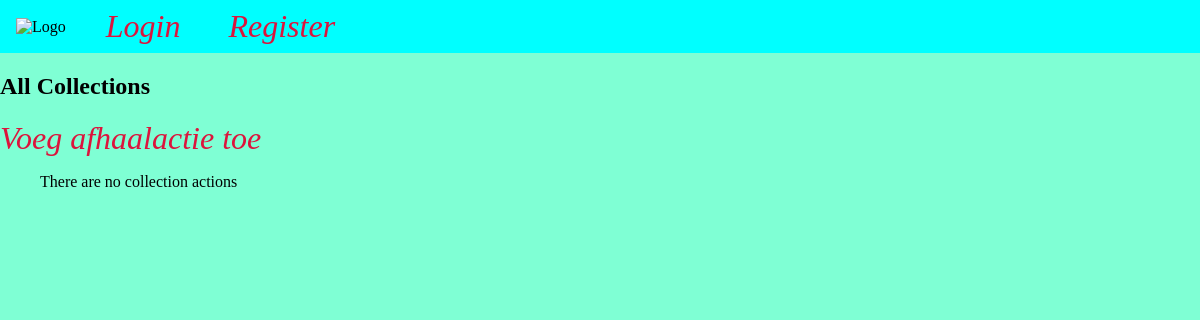
Page /collections on the earlier database version.
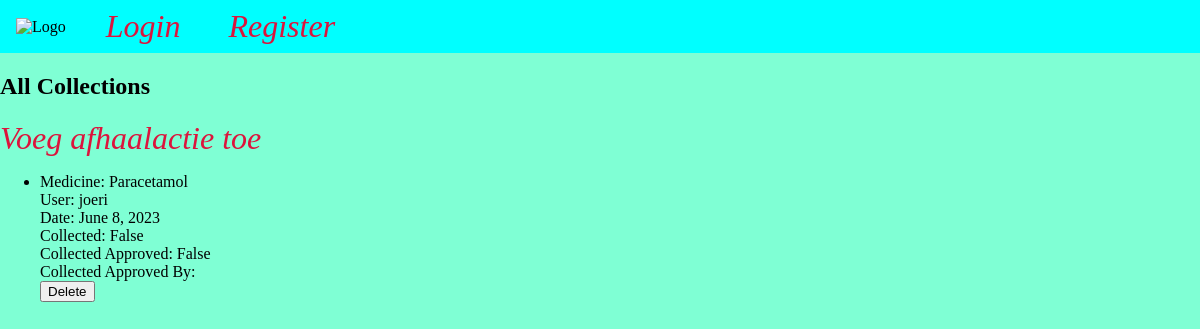
Same page on the later database version.
### base/models.py (models this page shows, shortened)
class Collection(models.Model):
    medicine = models.ForeignKey(
        Medicine, on_delete=models.CASCADE, null=False)
    user = models.ForeignKey(User, on_delete=models.CASCADE)
    date = models.DateField(blank=False,)
    collected = models.BooleanField(default=False)
    collected_approved = models.BooleanField(default=False)
    collected_approved_by = models.ForeignKey(User, on_delete=models.CASCADE,
                                    related_name='approved_by', null=True, blank=True)

class Medicine(models.Model):
    name = models.CharField(max_length=50)
    manufacture = models.CharField(max_length=50)
    cures = models.CharField(max_length=50)
    side_effects = models.CharField(max_length=50)

### base/views.py (the view)
# urls.py: path('collections', views.collections, name='collections'),
def collections(request):
    collections_list = Collection.objects.all()
    context = {
        'collections': collections_list
    }
    return render(request, 'base/collections.html', context)

### base/templates/base/collections.html (shortened to what this page needs)
{% extends 'base/base.html' %}
{% load static %}
{% block content %}
    <h2>All Collections</h2>
    <a href="{% url 'add_collection' %}">Voeg afhaalactie toe</a>
    <ul>
        {% for collection in collections %}
            <li>
                Medicine: {{ collection.medicine.name }} <br>
                User: {{ collection.user.username }} <br>
                Date: {{ collection.date }} <br>
                Collected: {{ collection.collected }} <br>
                Collected Approved: {{ collection.collected_approved }} <br>
                Collected Approved By: {{ collection.collected_approved_by.username }} <br>
                <form method="post" action="{% url 'delete_collection' collection.id %}">
                    <button type="submit">Delete</button>
                </form>
            </li>
        {% empty %}
            There are no collection actions
        {% endfor %}
    </ul>
{% endblock %}

### base/templates/base/base.html (shortened to what this page needs)
{% load static %}
<!DOCTYPE html>
<html lang="en">
<head>
    <link rel="stylesheet" href="{% static 'base/css/styles.css' %}">
    <link rel="stylesheet" href="{% static 'base/css/menu.css' %}">
</head>
<body>
    {% include 'base/menu.html' %}
    <div class="content">
        {% block content %} {% endblock content %}
    </div>
</body>
</html>

### base/templates/base/menu.html
{% load static %}
<div class="nav-container">
    <p><img src="{% static 'base/images/logo.png' %}" alt="Logo"></p>
    {% if user.is_authenticated %}
        <a href="{% url 'index' %}" class="nav-item">Home</a>
        <a href="{% url 'profile' %}" class="nav-item">Profile</a>
        <a href="{% url 'personal_collections' %}" class="nav-item">Personal Collections</a>
        {% if user.is_staff %}
        <a href="{% url 'medicines' %}" class="nav-item">Medicines</a>
        <a href="{% url 'collections' %}" class="nav-item">Collections</a>
        <a href="{% url 'collected_items' %}" class="nav-item">Collected Items</a>
        <a href="{% url 'users_overview' %}" class="nav-item">Users overview</a>
        {% endif %}
        <a href="{% url 'logout' %}">
            <div class="nav-item">logout</div>
        </a>
    {% else %}
        <a href="{% url 'login' %}">
            <div class="nav-item">Login</div>
        </a>
        <a href="{% url 'register' %}">
            <div class="nav-item">Register</div>
        </a>
    {% endif %}
</div>

### base/static/base/css/styles.css (style rules this page uses)
body { background-color: aquamarine; }

### base/static/base/css/menu.css (style rules this page uses)
body { margin: 0; }
.nav-container { background-color: aqua; display: flex; align-items: center; gap: 2rem; padding-left: 1rem; }
.nav-item { background-color: aqua; margin: 0.5rem; }
img { height: 4rem; }
a { color: crimson; font-style: italic; text-decoration: none; font-size: 2rem; }

Differences in the rows shown:
added Collection: medicine.name "Paracetamol", user.username "joeri", date "June 8, 2023", collected "False", collected_approved "False"
Other differences:
text no longer shown: "There are no collection actions"
